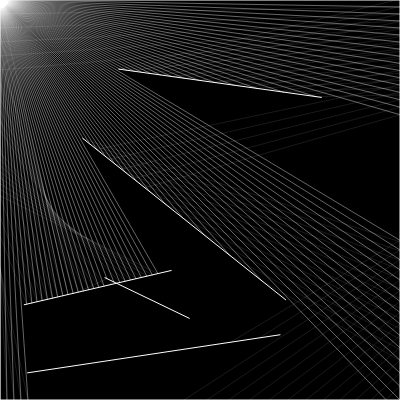
Frame 1 (no input)
Frame 60 (no input): identical to frame 1, image omitted
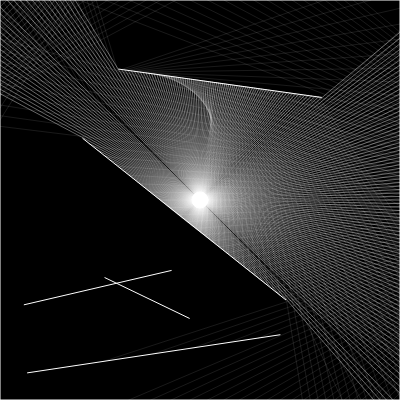
Frame 120 (the mouse pressed at the canvas centre since frame 60)

The p5.js sketch that drew these frames (run headless with seeded random() and noise() and a simulated clock; from frame 60 on, the mouse is pressed at the canvas centre):

// p5.js sketch
// ── sketch.js

let walls = [];
let particle;

let xoff =0;
let yoff = 10000;

function setup() {
  createCanvas(400, 400);
  for(let i=0;i<5; i++){
		let x1 = random(width);
		let x2 = random(width);
		let y1 = random(height);
		let y2 = random(height);
  	walls[i] = new Boundary(x1, y1, x2, y2, 0.3);
  }

  border_absortion = 0.3
  walls.push(new Boundary(0, 0, width, 0, border_absortion));
  walls.push(new Boundary(width, 0, width, height, border_absortion));
  walls.push(new Boundary(0, height, width, height, border_absortion));
  walls.push(new Boundary(0, height, 0, 0, border_absortion));

  particle = new Particle();
}

function draw() {
  background(0);
  for(let wall of walls){
  	 wall.show();
  }
  particle.update(mouseX,mouseY);
  //particle.update(noise(xoff)*width,noise(yoff)*height);
  particle.show();
  particle.look(walls, particle.rays);

  //xoff+=0.005;
  //yoff+=0.005;
}
// ── boundary.js
class Boundary {
	constructor(x1,y1,x2,y2, absortion) {
		this.a = createVector(x1, y1);
		this.b = createVector(x2, y2);
		this.absortion = absortion;
	}

	show() {
		stroke(255);
		line(this.a.x,this.a.y,this.b.x,this.b.y);
	}
}
// ── particle.js
class Particle {
	constructor() {
		this.pos = createVector(width/2,height/2);
		this.rays = [];
		for(let a=0;a<360; a+=1){
			this.rays.push(new Ray(this.pos, radians(a), 0.4));
		}
		//this.rays.push(new Ray(this.pos, radians(110), 0.8, true, null));
	}

	look(walls, rays){
		let rays_reflected = []

		for(let ray of rays){
			let closest = null;
			let record = Infinity;
			let cWall = null;
			for(let wall of walls){
				//No puede chocar con el mismo muro que va reflejar el rayo
				//En un futuro cuando se choque con varios muros si vuelve a chocar que guarde en auxiliar el muro
				//y compruebe que no es el anterior choacdo
				if((!ray.source && wall !== ray.wall_source)|| ray.source){
					const pt = ray.cast(wall);
					if(pt){
						const d = p5.Vector.dist(ray.pos, pt);
						if(d<record){
							record = d;
							closest = pt;
							cWall = wall;

							//Se añade el muro con el que choca y el punto del muro
							ray.wall_end = cWall;
							ray.point_wall_end = closest;
						}
					}
				}
			}

			if(closest){
				ray.show()

				//CALCULO DEL RAYO REFLEJADO
				//Si la intensidad del nuevo rayo es menor a 0 no hay rebote
				if (float(ray.intensity.toFixed(2)) - cWall.absortion > 0) {
					//Calculo del rayo reflejado
					let vrayR = this.reflected(ray.pos, cWall, closest);
					let absoluteAngleReflected = vrayR.heading();
					let rayR = new Ray(closest, absoluteAngleReflected, float(ray.intensity.toFixed(2))-cWall.absortion, false, cWall);
					
					// Se añade el rayo reflejado
					rays_reflected.push(rayR);
					
				}
				
			}

		}
		// Se dibujan los nuevos rayos reflejados
		if (rays_reflected.length > 0) {
			this.look(walls, rays_reflected);
		}
		
	}

	reflected(source, cWall, closest){
		//Extraer y dibujar el rayo reflejado
		//let vwall = createVector(cWall.b.x-cWall.a.x,cWall.b.y-cWall.a.y);
		let vwall =  p5.Vector.sub(cWall.a, closest);
		//Vector del rayo del muro a la particula
		//let vray = createVector(closest.x-this.pos.x, closest.y-this.pos.y);
		let vray = p5.Vector.sub(createVector(source.x, source.y), closest);
		
		let vrayR = createVector(vray.x, vray.y);
		let alfa = vray.angleBetween(vwall);
		//Angulo reflejado con respecto al muro y el rayo
		let teta = alfa;
		let beta = alfa;
		if(alfa>=PI/2){
			beta = alfa - PI/2;
			teta = alfa - 2*beta;
		} else if(alfa<PI/2){
			beta = PI/2 - alfa;
			teta = alfa + 2*beta;
		}

		let rotateAngle = 2*beta;
		//El eje y esta invertido en la representacion
		let m = (cWall.b.y-cWall.a.y)/(cWall.a.x-cWall.b.x);
		let factor = 1;

		let bw1 = -closest.y-m*closest.x;
		let b1 =-source.y-m*source.x

		let equalDir = false;
		if(Math.sign(vrayR.y) == Math.sign(vrayR.x)){
			equalDir = true;
		} else {
			equalDir = false;
		}

		let isWall = m===0 || m===-Infinity || m===Infinity ? true:false;
		//VERSION 2.0
		//Calcular la pendiente de la recta ortogonal en el punto de choque
		//Calcular la pendiente de la recta de choque
		//saber si el punto foco esta arriba o abajo de la recta de choque
		//saber si el punto foco esta a la arriba o abajo de la recta ortogonal
		let mOrtogonal = -1/m;
		//b of the ortogonal line that match with focal point
		let bw2 =-closest.y-mOrtogonal*closest.x;
		let b2 =-source.y-mOrtogonal*source.x;

		if(m <= 0 && m !== -Infinity){
			//Si tienen la misma direccion factor negativo
			if(!equalDir){
				factor = -1;
			} else {
				factor = 1;
			}
			//Para los objetos que no sean los muros
			if(!isWall){
				//Esta arriba-derecha
				if(b1>=bw1){
					//Esta arriba-izquierda
					if(b2>=bw2){
						factor = 1;
					//Esta abajo-derecha
					} else{
						factor = -1;
					}
				//Esta abajo-izquierda
				} else {
					//arriba-izquierda
					if(b2>=bw2){
						factor = -1;
					//abajo-derecha
					} else{
						factor = 1;
					}
				}
			}
			
		//Pendiente positiva - b1 más grande a la derecha
		} else if(m > 0 || m === -Infinity){
			//Si tienen la misma direccion factor negativo
			if(equalDir){
				factor = -1;
			} else {
				factor = 1;
			}
			if(!isWall){
				//Esta arriba-izquierda
				if(b1>=bw1){
					//Esta arriba-derecha
					if(b2>=bw2){
						factor = -1;
					//Esta abajo-izquierda
					} else{
						factor = 1;
					}
				//Esta abajo-derecha
				} else {
					//Esta arriba-derecha
					if(b2>=bw2){
						factor = 1;
					//Esta abajo-izquierda
					} else{
						factor = -1;
					}
				}
			}
		}
		vrayR.rotate(2*beta*factor);
		return vrayR;
	}

	update(x,y){
		this.pos.set(x,y);
	}

	show(){
		fill(255);
		ellipse(this.pos.x,this.pos.y, 16);
		/*for(let ray of this.rays){
			ray.show();
		}
		*/
	}
}
// ── ray.js
class Ray {
	constructor(pos, angle, intensity, source, wall) {
		this.pos = pos;
		this.dir = p5.Vector.fromAngle(angle);
		this.intensity = intensity;

		//Si proviene de la fuente
		this.source = source

		//Muro del que proviene
		if(!this.source) {
			this.wall_source = wall
		}

		//Muro con el que choca, se calcula despues
		this.wall_end = null
		this.point_wall_end = null
	}

	lookAt(x,y){
		this.dir.x = x - this.pos.x;
		this.dir.y = y - this.pos.y;
		this.dir.normalize();
	}

	show(){
		push();
		stroke('rgba(255,255,255,'+this.intensity+')');
		line(this.pos.x, this.pos.y, this.point_wall_end.x, this.point_wall_end.y);
		pop();
	}

	cast(wall) {
		const x1 = wall.a.x;
		const y1 = wall.a.y;
		const x2 = wall.b.x;
		const y2 = wall.b.y;

		const x3 = this.pos.x;
		const y3 = this.pos.y;
		const x4 = this.pos.x + this.dir.x;
		const y4 = this.pos.y + this.dir.y;

		const den = (x1-x2) * (y3-y4) - (y1-y2) * (x3-x4);
		if(den == 0){
			return;
		}

		const t = ((x1-x3) * (y3-y4) - (y1-y3) * (x3-x4)) / den;
		const u = -((x1-x2) * (y1-y3) - (y1-y2) * (x1-x3)) / den;

		if(t>0 && t<1 && u>0){
			const pt = createVector();
			pt.x = x1 + t*(x2-x1);
			pt.y = y1 + t*(y2-y1);
			return pt;
		} else{
			return;
		}
	}

}
